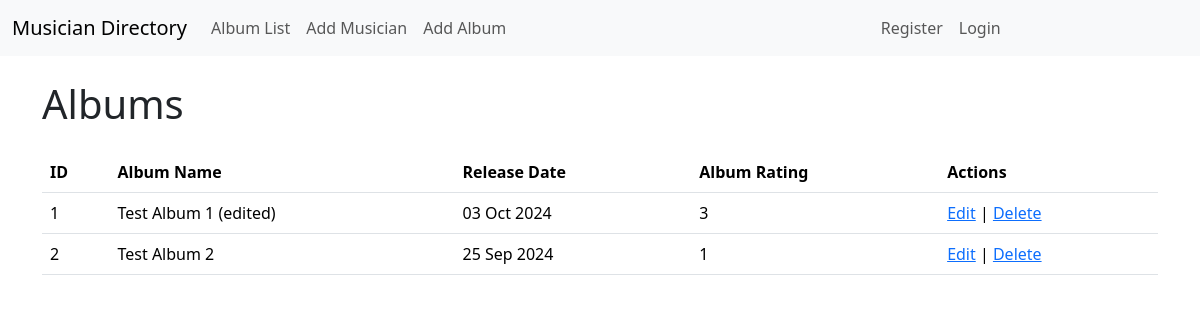
The app's page /album/, older data.
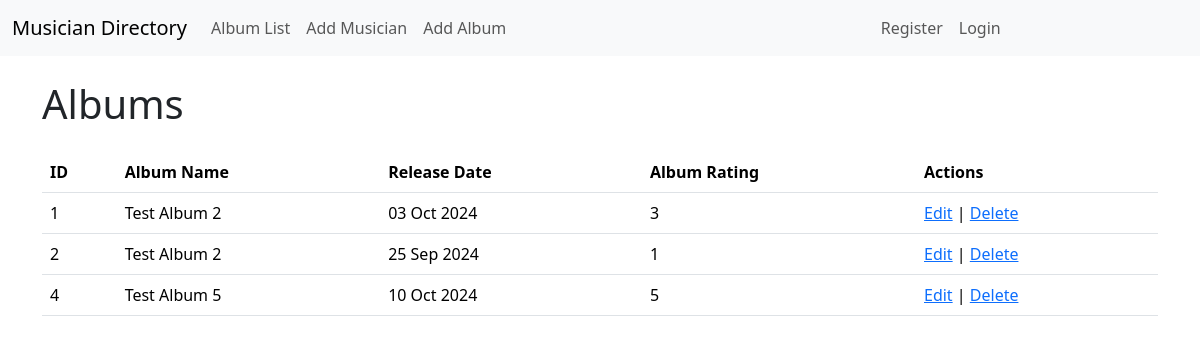
The same page, newer data.
### album/models.py (models this page shows, shortened)
class Album(models.Model):
    album_name = models.CharField(max_length=1024)
    album_release_date = models.DateField()
    RATING_CHOICES = [
        (1, "1"),
        (2, "2"),
        (3, "3"),
        (4, "4"),
        (5, "5"),
    ]
    rating = models.IntegerField(choices=RATING_CHOICES, default=5)

### album/views.py (the view)
# urls.py: path("", views.ShowAlbums.as_view(), name="all_albums"),
class ShowAlbums(ListView):
    model = Album

### album/templates/album/album_list.html
{% extends "base.html" %}
{% block content %}
<h1 class="mb-4">Albums</h1>
<div class="table-responsive">
  <table class="table">
    <thead>
      <tr>
        <th scope="col">ID</th>
        <th scope="col">Album Name</th>
        <th scope="col">Release Date</th>
        <th scope="col">Album Rating</th>
        <th scope="col">Actions</th>
      </tr>
    </thead>
    <tbody>
		{% for singleAlbum in object_list %}
		  <tr>
			  <td>{{ singleAlbum.id }}</td>
			  <td>{{ singleAlbum.album_name }}</td>
			  <td>{{ singleAlbum.album_release_date|date:"d M Y" }}</td>
			  <td>{{ singleAlbum.rating }}</td>
			  <td>
				  <a href="{% url "album:edit_album" pk=singleAlbum.id %}">Edit</a>
				  |
				  <a href="{% url "album:delete_album" pk=singleAlbum.id %}">Delete</a></td>
		  </tr>
		{% endfor %}
    </tbody>
  </table>
</div>
{% endblock content %}

Row changes from the older to the newer data that the page shows:
changed Album "03 Oct 2024": album_name "Test Album 1 (edited)" → "Test Album 2"
added Album: id "4", album_name "Test Album 5", album_release_date "10 Oct 2024", rating "5"
